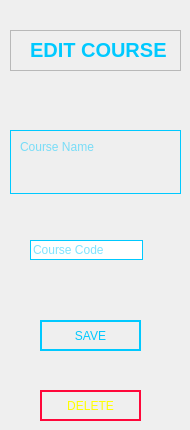
     <widget class="QWidget" name="EditCoursePage">
      <widget class="QFrame" name="frame_4">
       <property name="geometry">
        <rect>
         <x>10</x>
         <y>30</y>
         <width>171</width>
         <height>41</height>
        </rect>
       </property>
       <property name="styleSheet">
        <string notr="true">QFrame {
    border: 2px solid #00C9FF;
}

QFrame &gt; * {
    border: none;
}</string>
       </property>
       <property name="frameShape">
        <enum>QFrame::StyledPanel</enum>
       </property>
       <property name="frameShadow">
        <enum>QFrame::Raised</enum>
       </property>
       <widget class="QLabel" name="label_6">
        <property name="geometry">
         <rect>
          <x>20</x>
          <y>10</y>
          <width>161</width>
          <height>20</height>
         </rect>
        </property>
        <property name="font">
         <font>
          <pointsize>15</pointsize>
          <weight>75</weight>
          <bold>true</bold>
         </font>
        </property>
        <property name="styleSheet">
         <string notr="true">QLabel {
    color: #00C9FF;
}</string>
        </property>
        <property name="text">
         <string>EDIT COURSE</string>
        </property>
       </widget>
      </widget>
      <widget class="QTextEdit" name="CourseNameEdit">
       <property name="geometry">
        <rect>
         <x>10</x>
         <y>130</y>
         <width>171</width>
         <height>64</height>
        </rect>
       </property>
       <property name="toolTip">
        <string>Course Name</string>
       </property>
       <property name="styleSheet">
        <string notr="true">QTextEdit {
    border: 1px solid #00C9FF;
    color: #00C9FF;  /* Text color of QTextEdit */
    background-color: transparent;  /* Make the background transparent */
    padding: 5px;  /* Add padding for better visibility */
}

QTextEdit::placeholder {
    color: #00C9FF;  /* Text color of placeholder */
    background-color: transparent;  /* Make the background transparent */
}

QScrollBar:vertical {
    width: 10px;  /* Customize vertical scrollbar width */
}

QScrollBar::handle:vertical {
    background-color: #00C9FF;  /* Customize scrollbar handle color */
    border-radius: 5px;  /* Add border radius to scrollbar handle */
}</string>
       </property>
       <property name="placeholderText">
        <string>Course Name</string>
       </property>
      </widget>
      <widget class="QLineEdit" name="CourseCodeCourseEdit">
       <property name="geometry">
        <rect>
         <x>30</x>
         <y>240</y>
         <width>113</width>
         <height>20</height>
        </rect>
       </property>
       <property name="toolTip">
        <string>Course Code</string>
       </property>
       <property name="styleSheet">
        <string notr="true">QLineEdit {
    border: 1px solid #00C9FF;
    color: #00C9FF;  /* Text color of QLineEdit */
    text-align: center;
}

QLineEdit::placeholder {
    color: #00C9FF;  /* Text color of placeholder */
    text-align: center;
}</string>
       </property>
       <property name="placeholderText">
        <string>Course Code</string>
       </property>
      </widget>
      <widget class="QPushButton" name="SaveCourseEdit">
       <property name="geometry">
        <rect>
         <x>40</x>
         <y>320</y>
         <width>101</width>
         <height>31</height>
        </rect>
       </property>
       <property name="toolTip">
        <string>Save Changes</string>
       </property>
       <property name="styleSheet">
        <string notr="true">QPushButton {
    border: 2px solid #00C9FF;
    color: #00C9FF;  /* Text color of QPushButton */
    text-align: center;  /* Center-align text in QPushButton */
}</string>
       </property>
       <property name="text">
        <string>SAVE</string>
       </property>
      </widget>
      <widget class="QPushButton" name="ExecuteDeleteCourse">
       <property name="geometry">
        <rect>
         <x>40</x>
         <y>390</y>
         <width>101</width>
         <height>31</height>
        </rect>
       </property>
       <property name="toolTip">
        <string>Save Changes</string>
       </property>
       <property name="styleSheet">
        <string notr="true">QPushButton {
    border: 2px solid #FF073A;
    color: #FFFF00;  /* Text color of QPushButton */
    text-align: center;  /* Center-align text in QPushButton */
}</string>
       </property>
       <property name="text">
        <string>DELETE</string>
       </property>
      </widget>
     </widget>
